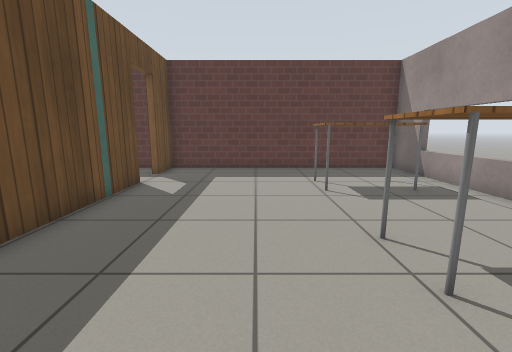
[1] (above)

24 first-person views from a walk through a robot-simulator world made for Gazebo. The camera is 0.9 m above the floor, tilts 10° down and sees 90° across. The floor is counted in squares, 0.5 m on a side. Each view is taken from the middle of a square. On the plan, view 1 faces up. The plan holds only what a view shows up to about 15 squares ahead; the rest is blank. Simple patterns stand in for the simulator's built-in surfaces.

[2]
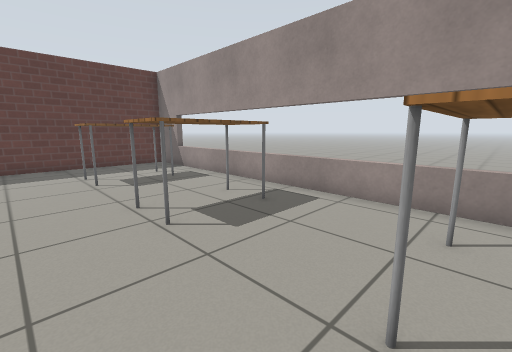

[3]
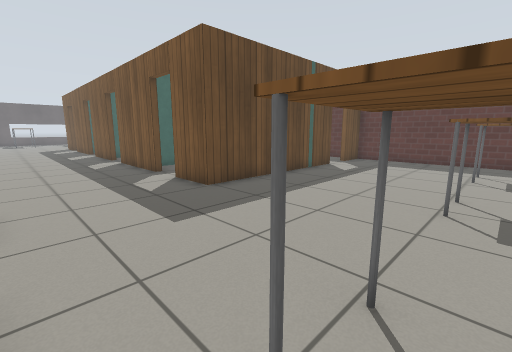

[4]
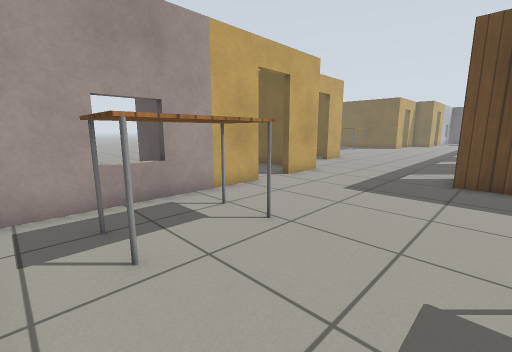

[5]
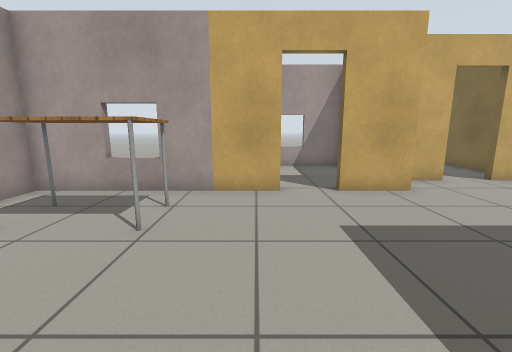

[6]
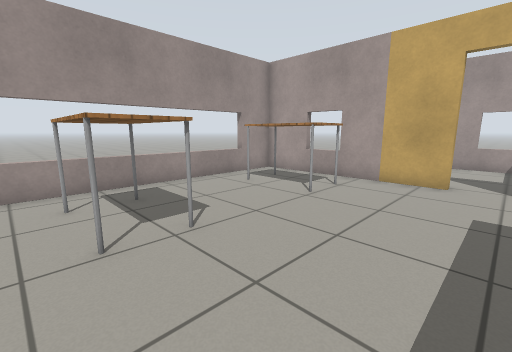

[7]
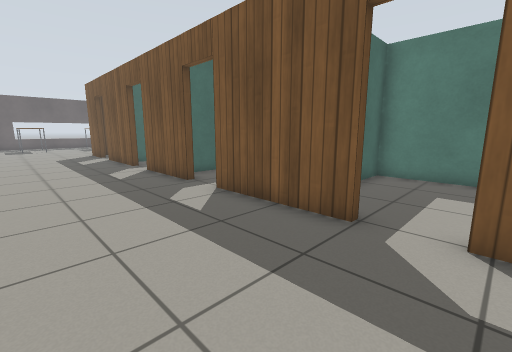

[8]
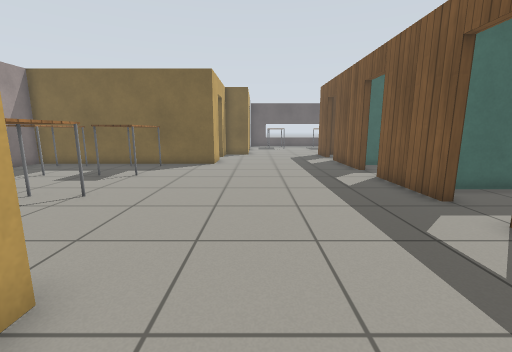

[9]
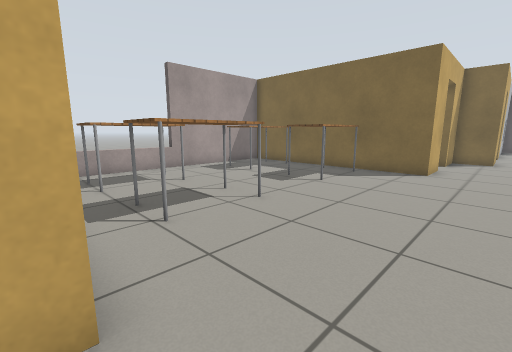

[10]
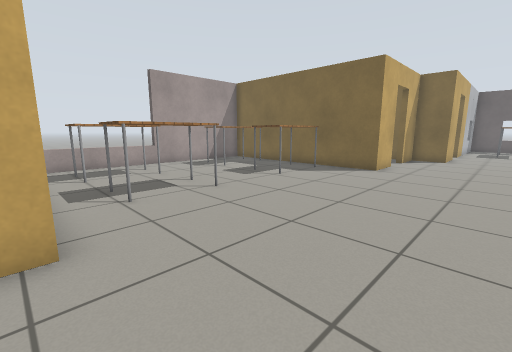

[11]
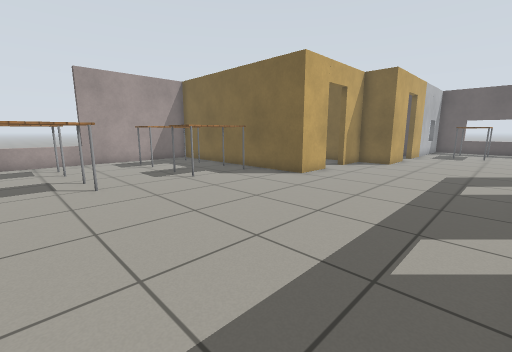

[12]
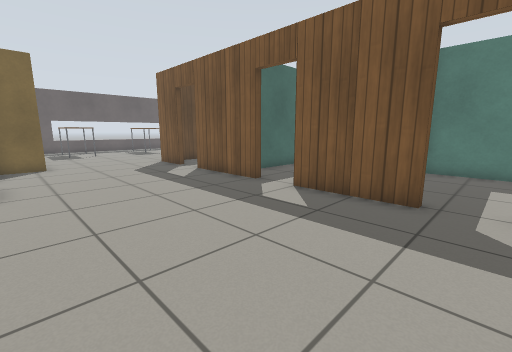

[13]
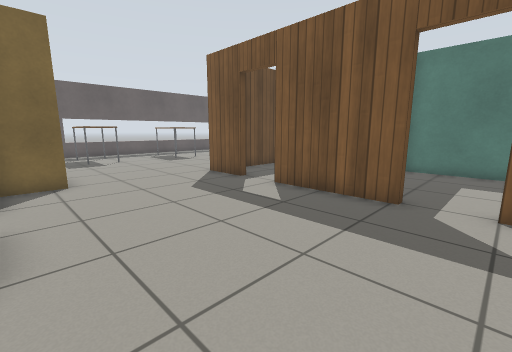

[14]
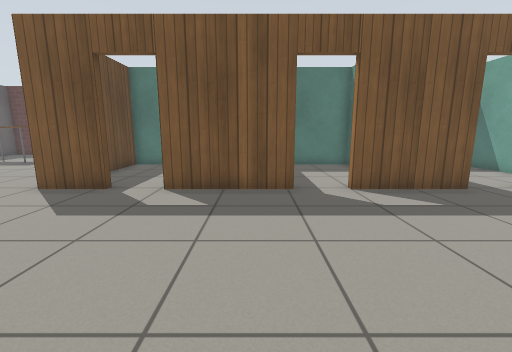

[15]
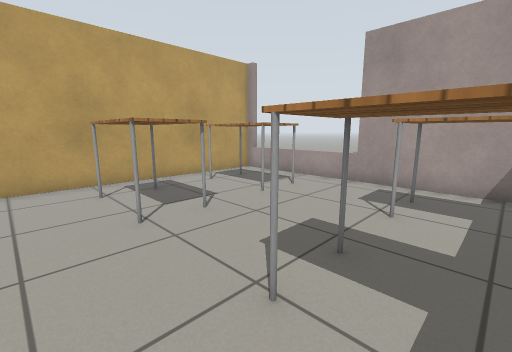

[16]
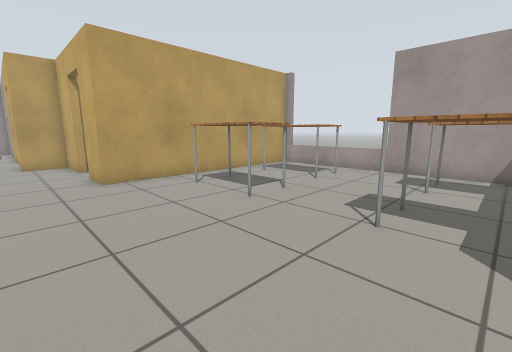

[17]
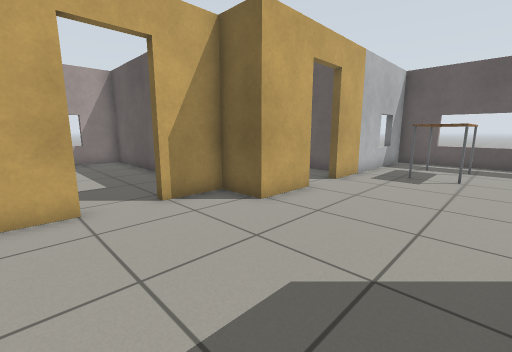

[18]
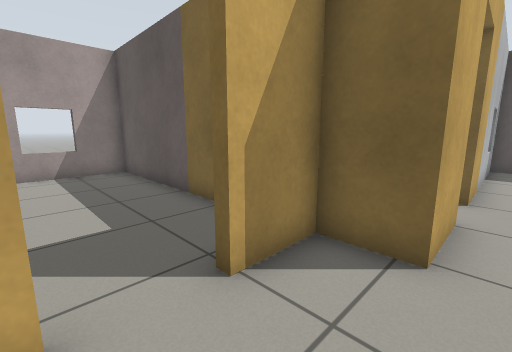

[19]
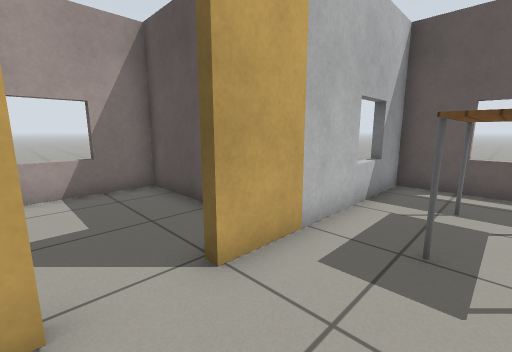

[20]
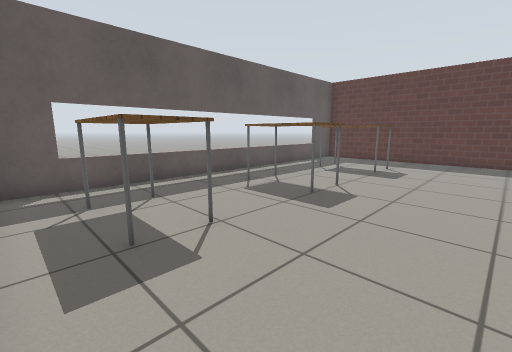

[21]
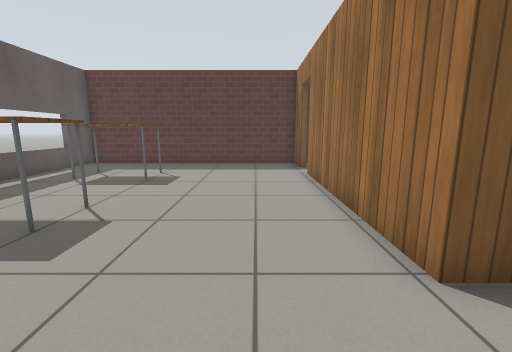

[22]
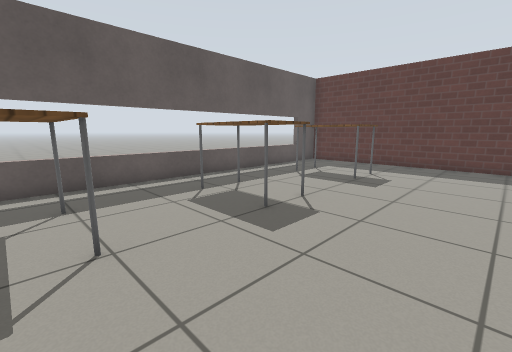

[23]
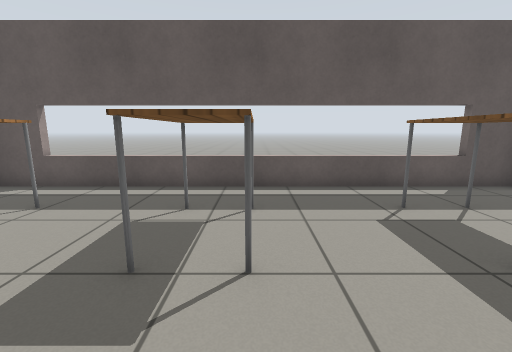

[24]
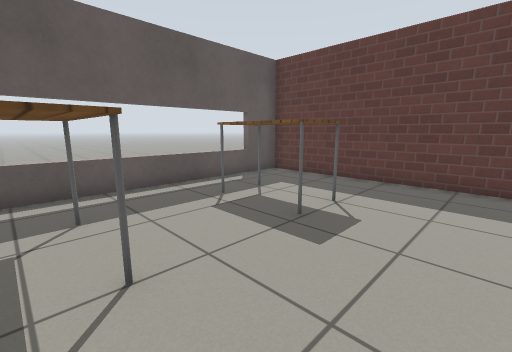

### Floor plan
Ten units are one square. View 1 is at (0, 0); x grows to the right and y downward. Boxes are objects, and circles mark ways between rooms. Rooms are numbered by the first view taken in them; rooms with no view inside come last. Other rooms are left out.
<svg viewBox="-397 -130 469 295">
<path fill="none" stroke="#000" d="M-7 46 67 46 67 -125 -41 -125 -41 -107M-41 -90 -41 -8 -64 -8M-47 46 -25 46M-241 63 -221 63 -221 160 -104 160 -104 63 -86 63M-144 -8 -181 -8M-197 -8 -239 -8M-70 63 -47 63 -47 46M-256 -8 -278 -8M-80 -8 -126 -8M-301 46 -278 46 -278 63 -257 63M-278 -8 -278 -89M-278 -107 -278 -125 -392 -125 -392 46 -319 46M-278 92 -278 160 -242 160M-215 -56 -215 -16M-161 -63 -161 -68 -214 -68M-158 -40 -158 -19M-129 -68 -156 -68M-101 -37 -101 -59M-66 -68 -98 -68 -98 -52M-98 -26 -98 -19M-335 57 -335 103 -302 103"/>
<rect x="15" y="5" width="40" height="30" fill="#bbb"><title>table</title></rect>
<rect x="15" y="-45" width="40" height="20" fill="#bbb"><title>table</title></rect>
<rect x="15" y="-95" width="40" height="20" fill="#bbb"><title>table</title></rect>
<rect x="-215" y="125" width="40" height="20" fill="#bbb"><title>table</title></rect>
<rect x="-215" y="85" width="40" height="20" fill="#bbb"><title>table</title></rect>
<rect x="-155" y="125" width="40" height="20" fill="#bbb"><title>table</title></rect>
<rect x="-155" y="85" width="40" height="20" fill="#bbb"><title>table</title></rect>
<rect x="-375" y="5" width="40" height="30" fill="#bbb"><title>table</title></rect>
<rect x="-375" y="-45" width="40" height="30" fill="#bbb"><title>table</title></rect>
<rect x="-375" y="-95" width="40" height="30" fill="#bbb"><title>table</title></rect>
<circle cx="-68" cy="20" r="3" fill="#2a7"/>
<circle cx="-290" cy="15" r="3" fill="#2a7"/>
<circle cx="-247" cy="63" r="3" fill="#2a7"/>
<circle cx="-185" cy="-10" r="3" fill="#2a7"/>
<circle cx="-135" cy="-10" r="3" fill="#2a7"/>
<circle cx="-75" cy="-10" r="3" fill="#2a7"/>
<circle cx="-310" cy="50" r="3" fill="#2a7"/>
<text x="10" y="-30">1</text>
<text x="-170" y="60">2</text>
<text x="-340" y="-40">3</text>
<text x="-250" y="110">4</text>
<text x="-190" y="-40">5</text>
<text x="-130" y="-40">6</text>
<text x="-70" y="-40">7</text>
<text x="-310" y="70">8</text>
</svg>
Room 1 opens to room 2. Room 2 opens to room 3. Room 2 opens to room 4. Room 2 opens to room 5. Room 2 opens to room 6. Room 2 opens to room 7. Room 3 opens to room 8.

Where each view was taken, in squares from view 1:
view 1: 0 up, 0 right, facing up
view 2: 2 down, 0 right, facing up-right
view 3: 4 down, 3 right, facing up-left
view 4: 2 up, 6 right, facing down-left
view 5: 3 up, 0 right, facing down
view 6: 5 up, 2 left, facing down-right
view 7: 4 down, 6 left, facing up-left
view 8: 4 down, 8 left, facing left
view 9: 4 down, 10 left, facing down-left
view 10: 2 down, 10 left, facing down-left
view 11: 0 up, 13 left, facing down-left
view 12: 6 down, 13 left, facing up-left
view 13: 6 down, 18 left, facing up-left
view 14: 7 down, 21 left, facing up
view 15: 7 down, 20 left, facing down-right
view 16: 4 down, 20 left, facing down-right
view 17: 0 up, 23 left, facing down-left
view 18: 4 down, 24 left, facing down-left
view 19: 2 down, 30 left, facing down-left
view 20: 4 down, 30 left, facing up-left
view 21: 2 down, 30 left, facing up
view 22: 2 down, 30 left, facing up-left
view 23: 4 up, 31 left, facing left
view 24: 3 up, 31 left, facing up-left
